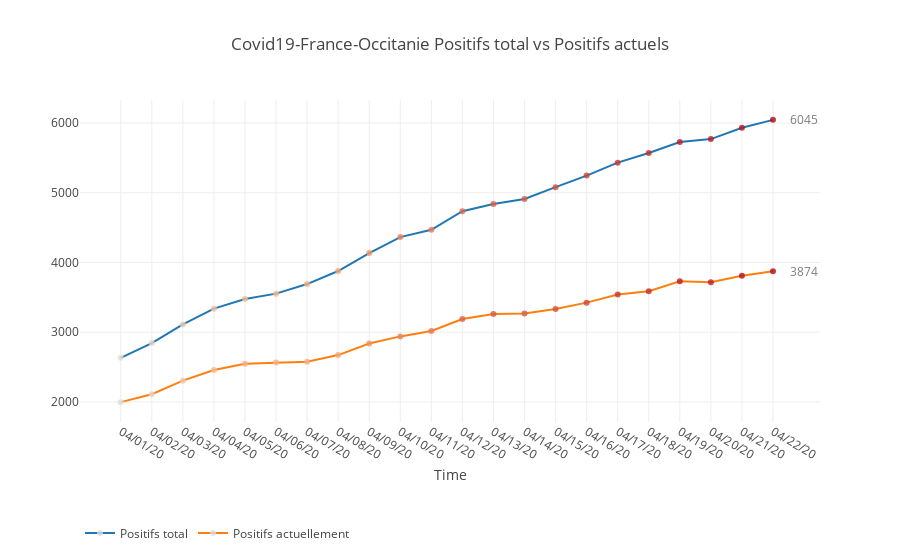

This figure's notebook cell:
### Code cell
trace1, annotations1 = create_2d_plot(plot_df=df, x_name="Date", y_name="Positifs total")
trace2, annotations2 = create_2d_plot(plot_df=df, x_name="Date", y_name="Positifs actuellement")

data = [trace1, trace2]

annotations = [annotations1[len(annotations1) - 1]] + [annotations2[len(annotations2) - 1]]

layout = go.Layout(
    title=f"Covid19-France-Occitanie Positifs total vs Positifs actuels",
    xaxis=dict(title="Time"),
    legend=dict(orientation="h", y = -0.3, yanchor="top"),
    annotations=annotations,
    showlegend=True,
) 
fig = go.Figure(data=data, layout=layout)
    
iplot(fig, filename="covid19-Occitanie")

### Figure 1 — Plotly figure (JSON) as saved in the notebook; plotly's stock layout.template omitted (floating-point values rounded to 4 significant figures)
{"data": [{"marker": {"color": [2633, 2844, 3112, 3338, 3476, 3553, 3690, 3877, 4134, 4364, 4468, 4735, 4838, 4911, 5080, 5246, 5431, 5570, 5727, 5769, 5932, 6045], "opacity": 0.8, "size": 6}, "mode": "lines+markers", "name": "Positifs total", "type": "scatter", "uid": "121f3dc5-1e98-4475-b619-d43ef2324140", "x": ["04/01/20", "04/02/20", "04/03/20", "04/04/20", "04/05/20", "04/06/20", "04/07/20", "04/08/20", "04/09/20", "04/10/20", "04/11/20", "04/12/20", "04/13/20", "04/14/20", "04/15/20", "04/16/20", "04/17/20", "04/18/20", "04/19/20", "04/20/20", "04/21/20", "04/22/20"], "y": [2633, 2844, 3112, 3338, 3476, 3553, 3690, 3877, 4134, 4364, 4468, 4735, 4838, 4911, 5080, 5246, 5431, 5570, 5727, 5769, 5932, 6045]}, {"marker": {"color": [1997, 2111, 2305, 2459, 2546, 2566, 2576, 2672, 2837, 2940, 3017, 3190, 3261, 3268, 3332, 3424, 3540, 3588, 3731, 3715, 3811, 3874], "opacity": 0.8, "size": 6}, "mode": "lines+markers", "name": "Positifs actuellement", "type": "scatter", "uid": "733b99e8-3ae6-423c-8bd0-bebcf1031d28", "x": ["04/01/20", "04/02/20", "04/03/20", "04/04/20", "04/05/20", "04/06/20", "04/07/20", "04/08/20", "04/09/20", "04/10/20", "04/11/20", "04/12/20", "04/13/20", "04/14/20", "04/15/20", "04/16/20", "04/17/20", "04/18/20", "04/19/20", "04/20/20", "04/21/20", "04/22/20"], "y": [1997, 2111, 2305, 2459, 2546, 2566, 2576, 2672, 2837, 2940, 3017, 3190, 3261, 3268, 3332, 3424, 3540, 3588, 3731, 3715, 3811, 3874]}], "layout": {"annotations": [{"opacity": 0.7, "showarrow": false, "text": "6045", "x": "04/22/20", "xanchor": "left", "xshift": 15, "y": 6045}, {"opacity": 0.7, "showarrow": false, "text": "3874", "x": "04/22/20", "xanchor": "left", "xshift": 15, "y": 3874}], "legend": {"orientation": "h", "y": -0.3, "yanchor": "top"}, "showlegend": true, "title": {"text": "Covid19-France-Occitanie Positifs total vs Positifs actuels"}, "xaxis": {"title": {"text": "Time"}}}}
